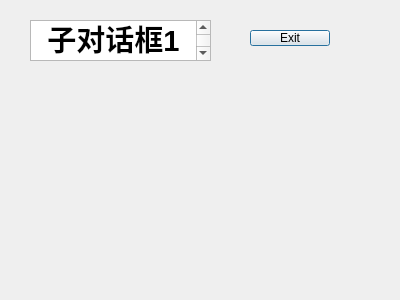
<?xml version="1.0" encoding="UTF-8"?>
<ui version="4.0">
 <class>subDialog1</class>
 <widget class="QDialog" name="subDialog1">
  <property name="geometry">
   <rect>
    <x>0</x>
    <y>0</y>
    <width>400</width>
    <height>300</height>
   </rect>
  </property>
  <property name="windowTitle">
   <string>Dialog</string>
  </property>
  <widget class="QTextEdit" name="textEdit">
   <property name="geometry">
    <rect>
     <x>30</x>
     <y>20</y>
     <width>181</width>
     <height>41</height>
    </rect>
   </property>
   <property name="html">
    <string>&lt;!DOCTYPE HTML PUBLIC &quot;-//W3C//DTD HTML 4.0//EN&quot; &quot;http://www.w3.org/TR/REC-html40/strict.dtd&quot;&gt;
&lt;html&gt;&lt;head&gt;&lt;meta name=&quot;qrichtext&quot; content=&quot;1&quot; /&gt;&lt;style type=&quot;text/css&quot;&gt;
p, li { white-space: pre-wrap; }
&lt;/style&gt;&lt;/head&gt;&lt;body style=&quot; font-family:'SimSun'; font-size:6pt; font-weight:400; font-style:normal;&quot;&gt;
&lt;p align=&quot;center&quot; style=&quot; margin-top:0px; margin-bottom:0px; margin-left:0px; margin-right:0px; -qt-block-indent:0; text-indent:0px;&quot;&gt;&lt;span style=&quot; font-size:22pt; font-weight:600;&quot;&gt;子对话框1&lt;/span&gt;&lt;/p&gt;&lt;/body&gt;&lt;/html&gt;</string>
   </property>
  </widget>
  <widget class="QPushButton" name="exitButtonSub">
   <property name="geometry">
    <rect>
     <x>250</x>
     <y>30</y>
     <width>80</width>
     <height>16</height>
    </rect>
   </property>
   <property name="text">
    <string>Exit</string>
   </property>
  </widget>
 </widget>
 <resources/>
 <connections>
  <connection>
   <sender>exitButtonSub</sender>
   <signal>clicked()</signal>
   <receiver>subDialog1</receiver>
   <slot>close()</slot>
   <hints>
    <hint type="sourcelabel">
     <x>299</x>
     <y>35</y>
    </hint>
    <hint type="destinationlabel">
     <x>287</x>
     <y>175</y>
    </hint>
   </hints>
  </connection>
 </connections>
</ui>
